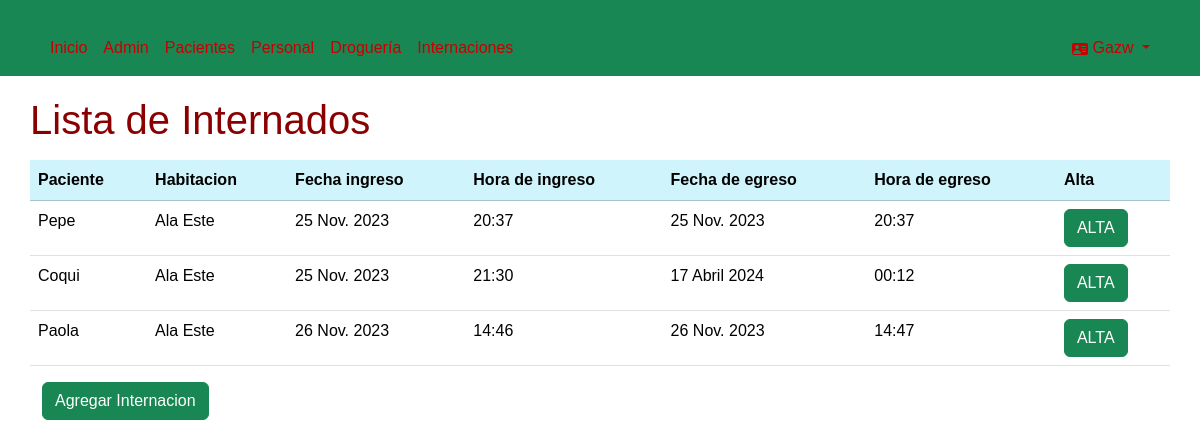
The app's page /gestion_internaciones/internaciones/ (signed in), older data.
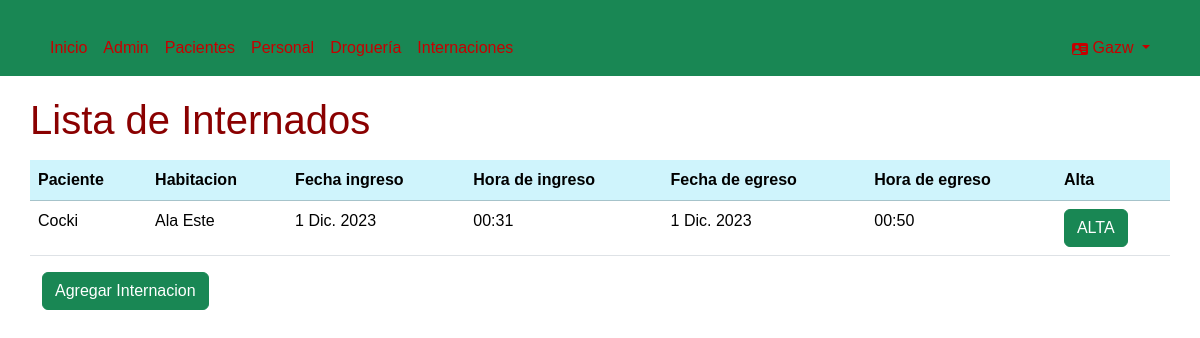
The same page, newer data.
### gestion_internaciones/models.py (models this page shows, shortened)
class Internaciones(models.Model):
    paciente_inter = models.ForeignKey("Pacientes", on_delete=models.CASCADE)
    habitacion_inter = models.ForeignKey("Habitaciones", on_delete=models.CASCADE)
    fecha_ingreso = models.DateField(auto_now_add=True)
    hora_ingreso = models.TimeField(auto_now_add=True)
    fecha_egreso = models.DateField(null=True, blank=True)
    hora_egreso = models.TimeField(null=True, blank=True)

class Pacientes(models.Model):
    nombre_pac = models.CharField(max_length=30)
    apellido_pac = models.CharField(max_length=15)
    dni_pac = models.CharField(max_length=10)
    domicilio_pac = models.CharField(max_length=50)
    telefono_pac = models.CharField(max_length=12)
    estados_choices = [('1','Internado'),
    ('2', 'Alta'),
    ('3', 'Fallecido'),
    ('4', 'Espera')]
    estado_pac = models.CharField(
        max_length=10,
        choices=estados_choices, default='4'
    )

class Habitaciones(models.Model):
    ubicacion_hab = models.CharField(max_length=50)
    camas_hab = models.IntegerField()
    camasdispo_hab = models.IntegerField()

### gestion_internaciones/views.py (the view)
# urls.py: path('internaciones/', views.listainternaciones, name='internaciones'),
@login_required
def listainternaciones(request):
    internaciones = Internaciones.objects.all()
    context={
        'internaciones' : internaciones
    }
    return render(request, 'internaciones/internaciones.html', context)

### gestion_internaciones/templates/internaciones/internaciones.html (shortened to what this page needs)
{% extends "base.html" %}
{% block content %}
    <div class="mt-3">
        <h1 class="row justify-content-left">Lista de Internados</h1>
    </div>
    <div class="row justify-content-center mt-3">
        <table class="table">
            <tr class="table-info">
                <th>Paciente</th>
                <th>Habitacion</th>
                <th>Fecha ingreso</th>
                <th>Hora de ingreso</th>
                <th>Fecha de egreso</th>
                <th>Hora de egreso</th>
                <th>Alta</th>
            </tr>
            {%for i in internaciones%}
            <tr>
                <td>{{i.paciente_inter.nombre_pac}}</td>
                <td>{{i.habitacion_inter.ubicacion_hab}}</td>
                <td>{{i.fecha_ingreso}}</td>
                <td>{{i.hora_ingreso}}</td>
                <td>{{i.fecha_egreso}}</td>
                <td>{{i.hora_egreso}}</td>
                <td>
                    <a href="{% url 'alta' i.id %}">
                        <button class="btn btn-success">ALTA</button>
                    </a>
                </td>
            </tr>
            {% endfor %}
        </table>
    </div>
    <div class="row">
        <a href="{% url 'agregarinternacion' %}" class="col">
            <button class="btn btn-success">Agregar Internacion</button>
        </a>
    </div>
{% endblock %}

Row changes from the older to the newer data that the page shows:
removed Internaciones: paciente_inter.nombre_pac "Pepe", habitacion_inter.ubicacion_hab "Ala Este", fecha_ingreso "25 Nov. 2023", hora_ingreso "20:37", fecha_egreso "25 Nov. 2023", hora_egreso "20:37"
removed Internaciones: paciente_inter.nombre_pac "Coqui", habitacion_inter.ubicacion_hab "Ala Este", fecha_ingreso "25 Nov. 2023", hora_ingreso "21:30", fecha_egreso "17 Abril 2024", hora_egreso "00:12"
removed Internaciones: paciente_inter.nombre_pac "Paola", habitacion_inter.ubicacion_hab "Ala Este", fecha_ingreso "26 Nov. 2023", hora_ingreso "14:46", fecha_egreso "26 Nov. 2023", hora_egreso "14:47"
added Internaciones: paciente_inter.nombre_pac "Cocki", habitacion_inter.ubicacion_hab "Ala Este", fecha_ingreso "1 Dic. 2023", hora_ingreso "00:31", fecha_egreso "1 Dic. 2023", hora_egreso "00:50"
